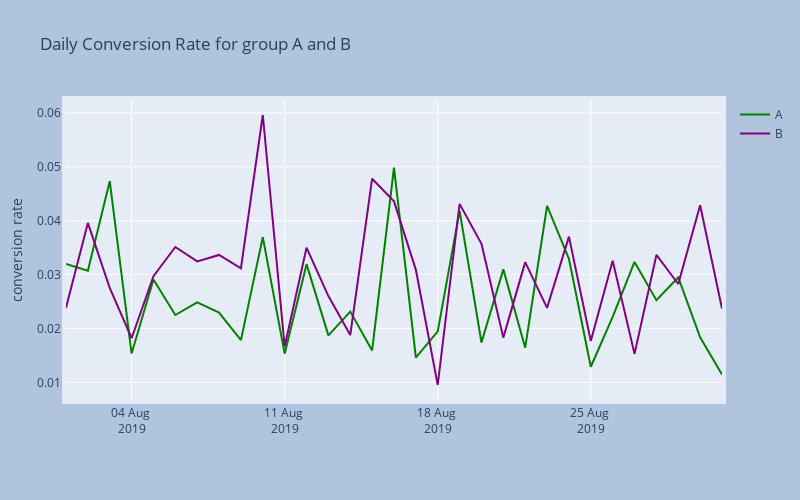

Source (notebook cell):
### Markdown cell above
#### The plot is comparing the relative difference between two groups (A and B) over time in terms of their cumulative average purchase size.<br>

> The x-axis represents the dates, ranging from 1st August 2019 to 30th August 2019.<br>
> The y-axis represents the relative difference, with values ranging from approximately -0.4 to 0.4.<br>
> There is a single blue line representing the relative difference over time.<br>
> The horizontal dashed purple line represents the zero line, which serves as a reference point where the relative difference is zero.<br>

#### Trends:<br>

> At the beginning of the period, the relative difference starts below zero, indicating that the average purchase size for group A was lower than that for group B.<br>
> The relative difference increases rapidly, crosses the zero line, and goes positive, indicating that at some point, the average purchase size for group A was higher than that for group B.<br>
> The relative difference then shows fluctuations, going above and below the zero line, indicating changes in which group had a higher average purchase size.<br>
> Around mid-August, there's a sharp increase in the relative difference, indicating a significant event that caused group B’s average purchase size to exceed group A’s substantially.<br>
> Post mid-August, the relative difference remains positive but shows a gradual decrease, indicating that while group B maintained a higher average purchase size, the difference between the two groups started to diminish slightly towards the end of August.<br>

#### Key Observations:<br>

> The sharp increase around mid-August corresponds to the significant spike observed in the average purchase size plot for group B.<br>
> The fluctuations around the zero line indicate a competitive interaction between the two groups' average purchase sizes before the mid-August spike.<br>
>After the spike, group B consistently has a higher average purchase size than group A, as indicated by the relative difference staying positive.

### Code cell
# plot daily conversion rate for groups A and B
fig = go.Figure()
fig.add_trace(go.Scatter(x = conversion_rateA['date'], 
                        y = conversion_rateA['conversionA'],
                    mode = 'lines',
                    name = 'A', line = dict(color = 'green', width = 2 )))
fig.add_trace(go.Scatter(x = conversion_rateB['date'], 
                        y = conversion_rateB['conversionB'], 
                    mode = 'lines',
                    name = 'B', line = dict(color = 'purple', width = 2 )))

fig.update_layout(autosize = False, width = 800, height = 500, margin = dict(
        l = 50, r = 50, b = 100, t = 100, pad = 4), paper_bgcolor = 'LightSteelBlue',
                  xaxis_tickformat = '%d %b <br>%Y', 
                  title_text = 'date')
# Customize y-axis label
fig.update_yaxes(title_text = 'conversion rate')  # Add y-axis label
# Add title to the plot
fig.update_layout(title_text = 'Daily Conversion Rate for group A and B')
fig.update_layout(
    showlegend = True)
fig.show()

### Figure 1 — Plotly figure (JSON) as saved in the notebook; plotly's stock layout.template omitted (floating-point values rounded to 4 significant figures)
{"data": [{"line": {"color": "green", "width": 2}, "mode": "lines", "name": "A", "type": "scatter", "x": ["2019-08-01T00:00:00", "2019-08-02T00:00:00", "2019-08-03T00:00:00", "2019-08-04T00:00:00", "2019-08-05T00:00:00", "2019-08-06T00:00:00", "2019-08-07T00:00:00", "2019-08-08T00:00:00", "2019-08-09T00:00:00", "2019-08-10T00:00:00", "2019-08-11T00:00:00", "2019-08-12T00:00:00", "2019-08-13T00:00:00", "2019-08-14T00:00:00", "2019-08-15T00:00:00", "2019-08-16T00:00:00", "2019-08-17T00:00:00", "2019-08-18T00:00:00", "2019-08-19T00:00:00", "2019-08-20T00:00:00", "2019-08-21T00:00:00", "2019-08-22T00:00:00", "2019-08-23T00:00:00", "2019-08-24T00:00:00", "2019-08-25T00:00:00", "2019-08-26T00:00:00", "2019-08-27T00:00:00", "2019-08-28T00:00:00", "2019-08-29T00:00:00", "2019-08-30T00:00:00", "2019-08-31T00:00:00"], "y": [0.03199, 0.03069, 0.04734, 0.01534, 0.0291, 0.02249, 0.02484, 0.02295, 0.01783, 0.03695, 0.01532, 0.03193, 0.01872, 0.02313, 0.01592, 0.04986, 0.01456, 0.01946, 0.04183, 0.01739, 0.03096, 0.01642, 0.04274, 0.03291, 0.01288, 0.02216, 0.03235, 0.02525, 0.02946, 0.01837, 0.01144]}, {"line": {"color": "purple", "width": 2}, "mode": "lines", "name": "B", "type": "scatter", "x": ["2019-08-01T00:00:00", "2019-08-02T00:00:00", "2019-08-03T00:00:00", "2019-08-04T00:00:00", "2019-08-05T00:00:00", "2019-08-06T00:00:00", "2019-08-07T00:00:00", "2019-08-08T00:00:00", "2019-08-09T00:00:00", "2019-08-10T00:00:00", "2019-08-11T00:00:00", "2019-08-12T00:00:00", "2019-08-13T00:00:00", "2019-08-14T00:00:00", "2019-08-15T00:00:00", "2019-08-16T00:00:00", "2019-08-17T00:00:00", "2019-08-18T00:00:00", "2019-08-19T00:00:00", "2019-08-20T00:00:00", "2019-08-21T00:00:00", "2019-08-22T00:00:00", "2019-08-23T00:00:00", "2019-08-24T00:00:00", "2019-08-25T00:00:00", "2019-08-26T00:00:00", "2019-08-27T00:00:00", "2019-08-28T00:00:00", "2019-08-29T00:00:00", "2019-08-30T00:00:00", "2019-08-31T00:00:00"], "y": [0.02384, 0.03959, 0.0275, 0.01818, 0.0297, 0.03511, 0.03244, 0.03364, 0.03115, 0.05962, 0.01664, 0.03499, 0.02601, 0.01877, 0.04779, 0.04358, 0.03088, 0.009498, 0.04312, 0.03571, 0.01829, 0.03231, 0.02381, 0.03704, 0.01767, 0.03254, 0.01528, 0.03364, 0.02825, 0.04286, 0.02368]}], "layout": {"autosize": false, "height": 500, "margin": {"b": 100, "l": 50, "pad": 4, "r": 50, "t": 100}, "paper_bgcolor": "LightSteelBlue", "showlegend": true, "title": {"text": "Daily Conversion Rate for group A and B"}, "width": 800, "xaxis": {"tickformat": "%d %b <br>%Y"}, "yaxis": {"title": {"text": "conversion rate"}}}}
